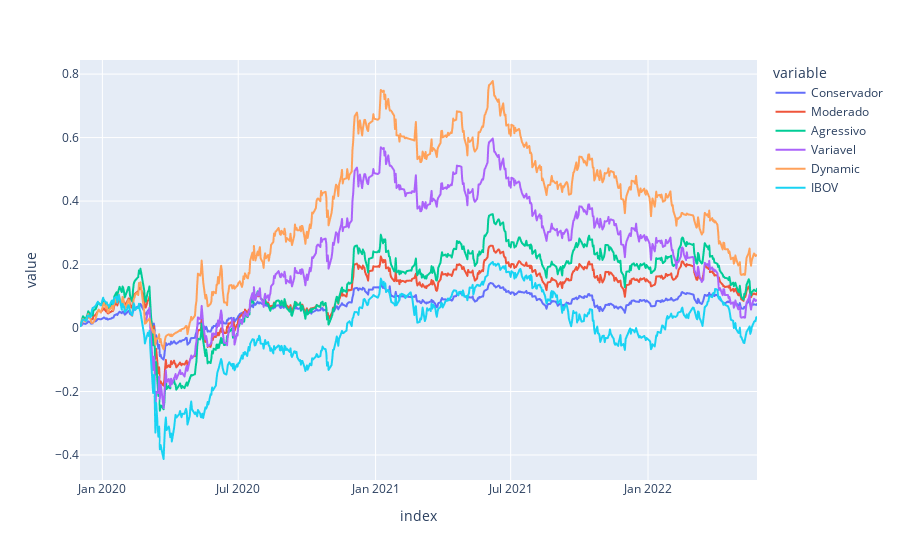

The notebook cell this image was saved under:
### Markdown cell above
# Plotting results

### Code cell
px.line(returns)

### Figure 1 — Plotly figure (JSON) as saved in the notebook; plotly's stock layout.template omitted (floating-point values rounded to 4 significant figures; data arrays with more than 128 entries replaced by an {"elided": "..."} marker saying what was removed)
{"data": [{"hovertemplate": "variable=Conservador<br>index=%{x}<br>value=%{y}<extra></extra>", "legendgroup": "Conservador", "line": {"color": "#636efa", "dash": "solid"}, "marker": {"symbol": "circle"}, "mode": "lines", "name": "Conservador", "showlegend": true, "type": "scattergl", "x": {"elided": "615 str values"}, "xaxis": "x", "y": {"elided": "615 float values"}, "yaxis": "y"}, {"hovertemplate": "variable=Moderado<br>index=%{x}<br>value=%{y}<extra></extra>", "legendgroup": "Moderado", "line": {"color": "#EF553B", "dash": "solid"}, "marker": {"symbol": "circle"}, "mode": "lines", "name": "Moderado", "showlegend": true, "type": "scattergl", "x": {"elided": "615 str values"}, "xaxis": "x", "y": {"elided": "615 float values"}, "yaxis": "y"}, {"hovertemplate": "variable=Agressivo<br>index=%{x}<br>value=%{y}<extra></extra>", "legendgroup": "Agressivo", "line": {"color": "#00cc96", "dash": "solid"}, "marker": {"symbol": "circle"}, "mode": "lines", "name": "Agressivo", "showlegend": true, "type": "scattergl", "x": {"elided": "615 str values"}, "xaxis": "x", "y": {"elided": "615 float values"}, "yaxis": "y"}, {"hovertemplate": "variable=Variavel<br>index=%{x}<br>value=%{y}<extra></extra>", "legendgroup": "Variavel", "line": {"color": "#ab63fa", "dash": "solid"}, "marker": {"symbol": "circle"}, "mode": "lines", "name": "Variavel", "showlegend": true, "type": "scattergl", "x": {"elided": "615 str values"}, "xaxis": "x", "y": {"elided": "615 float values"}, "yaxis": "y"}, {"hovertemplate": "variable=Dynamic<br>index=%{x}<br>value=%{y}<extra></extra>", "legendgroup": "Dynamic", "line": {"color": "#FFA15A", "dash": "solid"}, "marker": {"symbol": "circle"}, "mode": "lines", "name": "Dynamic", "showlegend": true, "type": "scattergl", "x": {"elided": "615 str values"}, "xaxis": "x", "y": {"elided": "615 float values"}, "yaxis": "y"}, {"hovertemplate": "variable=IBOV<br>index=%{x}<br>value=%{y}<extra></extra>", "legendgroup": "IBOV", "line": {"color": "#19d3f3", "dash": "solid"}, "marker": {"symbol": "circle"}, "mode": "lines", "name": "IBOV", "showlegend": true, "type": "scattergl", "x": {"elided": "615 str values"}, "xaxis": "x", "y": {"elided": "615 float values"}, "yaxis": "y"}], "layout": {"legend": {"title": {"text": "variable"}, "tracegroupgap": 0}, "margin": {"t": 60}, "xaxis": {"anchor": "y", "domain": [0, 1], "title": {"text": "index"}}, "yaxis": {"anchor": "x", "domain": [0, 1], "title": {"text": "value"}}}}
